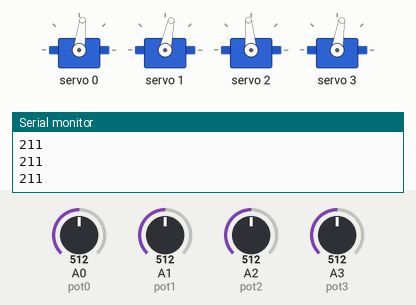
Bench run of a sketch on a simulated Arduino Nano, built with avr-gcc and run on an emulated ATmega328P. On the bench: 4 × servo, the last lines printed to the serial monitor. Inputs (shaded band) come from the test bench; at power-on: A2 (pot2) = 512, A0 (pot0) = 512, A1 (pot1) = 512, A3 (pot3) = 512.

Above: at 1.2 s.
1.3 s: A2 (pot2) set to 716
At 2.2 s:
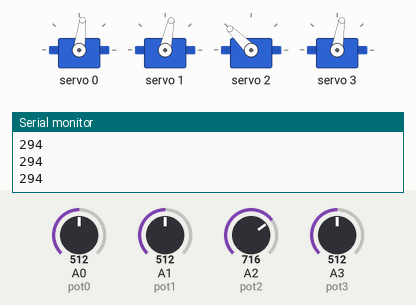
2.8 s: A0 (pot0) set to 716
At 3.3 s:
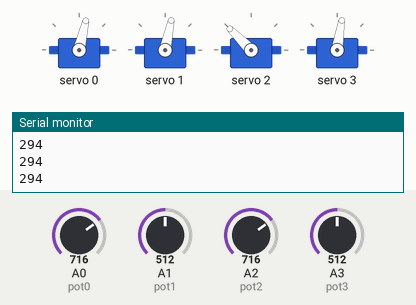
4.3 s: A1 (pot1) set to 716
At 5.5 s:
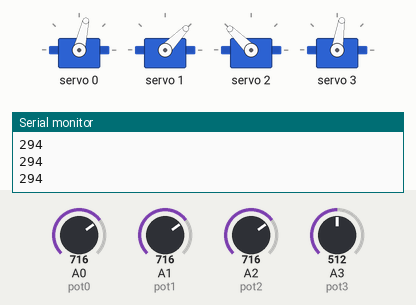
5.8 s: A3 (pot3) set to 716
At 6.8 s:
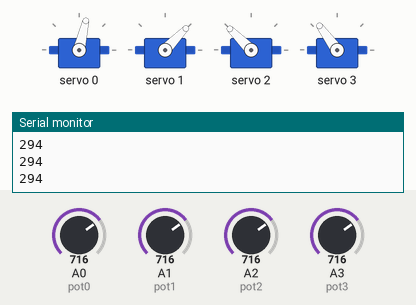
7.3 s: A2 (pot2) set to 992
At 7.8 s:
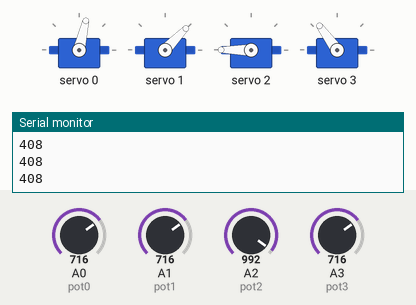
8.8 s: A1 (pot1) set to 992
At 9.1 s:
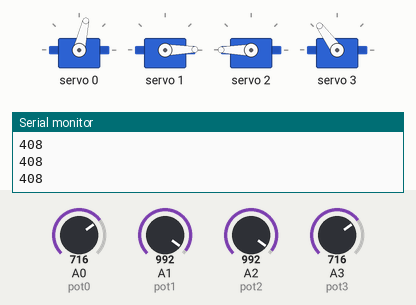
Timing chart, 0 to 11.3 s (numbered marks = the images above; inputs shaded):
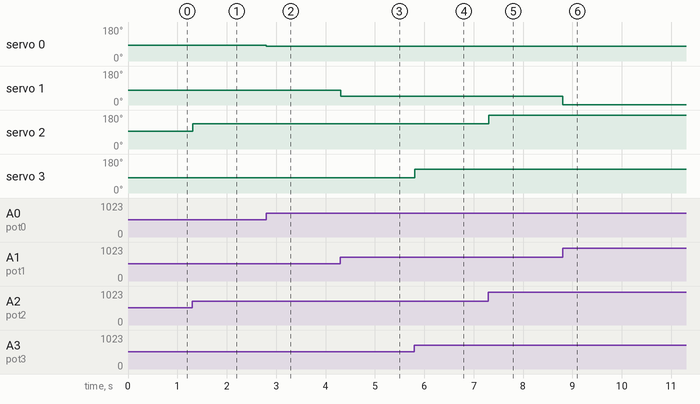

The sketch:

Braco_Robotico_Com_I2C_Bibliot_HCPCA9685_Nano_V3.ino
```cpp
/**
   Braço Robótico controlado por potenciômetros e mod I2C de 16 canais

   @author EUGENIO RAMOS JUNIOR

   COMPONENTES USADOS:
   BRAÇO ROBÓTICO - DIY Robot Hand Mechanical Arm Robotic Claw Set Suitable for SG90
   MOD I2C PCA9685 16-chanel 12-bit PWM  Driver PARA ATÉ 16 SERVOs
   ARDUINO NANO V3


   BLIBLIOTECA E EXEMPLO ENCONTRADOS NO LINK: https://www.brainy-bits.com/control-multiple-servos-with-joystick/

*/

//============= BIBLIOTECA PARA USO DO MODULO =======
#include <HCPCA9685.h>

//============== INICIANDO COMUNICAÇÃO I2C ==========
#define I2CAdd 0x40 // SDA ligado na porta A4 e SCL na A5 do NANO V3

//======== POTENCIÔMETROS DE CONTROLE DOS SERVOs ====
#define pot0 A0
#define pot1 A1
#define pot2 A2
#define pot3 A3

//=============== DECLARAÇÃO DOS SERVOs ============
int ServoGarra;
int ServoAlt;
int ServoComp;
int ServoGiro;

HCPCA9685 HCPCA9685(I2CAdd);

void setup() {
  Serial.begin(9600);
  HCPCA9685.Init(SERVO_MODE); // INICIA A COMUNICAÇÃO COM O MODULO

  HCPCA9685.Sleep(false); // DESPERTA O MODULO PARA CONTROLE


}

void loop() {

  //========================== VARIÁVEIS PARA LEITURA DOS POTENCIÔMETROS ===============
  int val0 = analogRead(pot0);
  int val1 = analogRead(pot1);
  int val2 = analogRead(pot2);
  int val3 = analogRead(pot3);

  //========================= MAPEAMENTO E CONVERSÃO DA LEIT DOS POTENC =================
  ServoGarra = map(val0, 0, 1023, 220, 150); // O TERCEIRO E QUARTO NÚMEROS SÃO REF AS POSIÇÃO MIN E MAX DO SERVO, PODENDO IR DE 0 A 420, SE ULTRAPASSAR ESSE VALOR O SERVO DARÁ 360°
  ServoAlt = map(val1, 0, 1023, 350, 0);
  ServoComp = map(val2, 1023, 0,420, 0);
  ServoGiro = map(val3, 1023, 0, 420, -60); // AQUI TEMOS O QUARTO NUMERO NEGATIVO PARA A ROTAÇÃO IR ALÉM DOS 90° PARA A ESQ

  //================== POSIÇÃO DOS SERVOs NO MOD I2C, INICIANDO DA POSIÇÃO 0 ATÉ 15 =====
  HCPCA9685.Servo(0, ServoGarra);
  HCPCA9685.Servo(1, ServoAlt);
  HCPCA9685.Servo(2, ServoComp);
  HCPCA9685.Servo(3, ServoGiro);

  Serial.println(ServoComp);

}
```

Measured:
- after the input at 1.3 s, servo 2: 95° → 135° at once
- after the input at 2.8 s, servo 0: 83° → 77° at once
- after the input at 4.3 s, servo 1: 78° → 46° at once
- after the input at 5.8 s, servo 3: 81° → 126° at once
- after the input at 7.3 s, servo 2: 135° → 180° at once
- after the input at 8.8 s, servo 1: 46° → 1° at once
